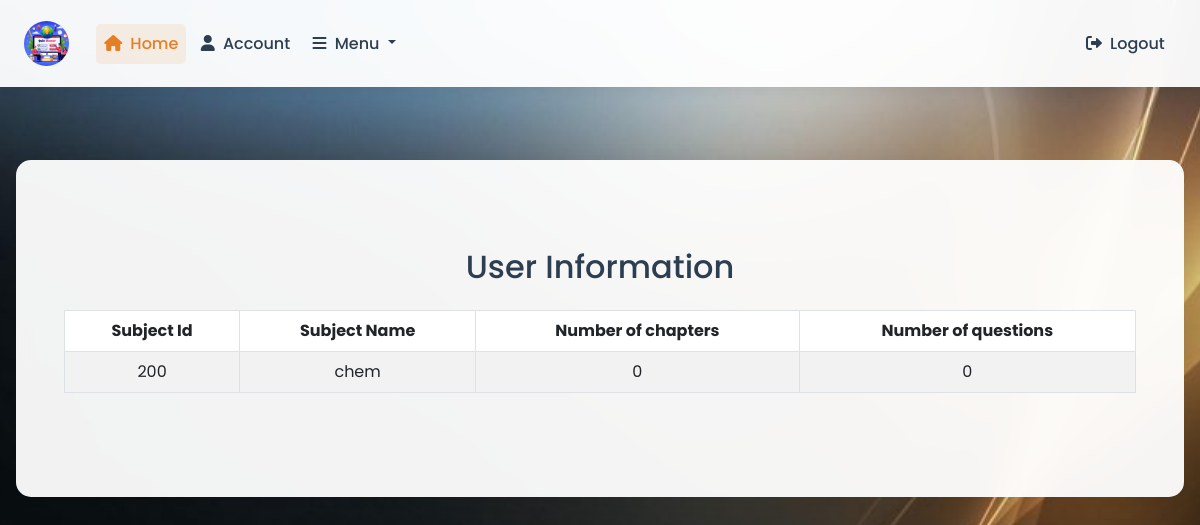
Page /subjects/200 (signed in) on the committed database.
### App/models.py (models this page shows, shortened)
class Subjects(db.Model):
    id = db.Column(db.Integer, primary_key=True)
    name = db.Column(db.String(20), nullable=False)
    no_of_chapters = db.Column(db.Integer, nullable=False, default=0)
    no_of_questions = db.Column(db.Integer, nullable=False, default=0)
    chapters = db.relationship('Chapters', backref='subject', lazy=True)
    questions = db.relationship('Questions', backref='subject', lazy=True)

### App/routes.py (the view)
@app.route('/subjects/<int:sub_id>')
def subject_info(sub_id):
    sub = Subjects.query.get_or_404(sub_id)
    return render_template('Subject_Info.html', title = sub.name, sub=sub)

### App/models.py (called while the page is built)
@login_manager.user_loader
def load_user(user_id):
    return User.query.get(int(user_id))

### App/templates/Subject_Info.html
{% extends "layout.html" %}
{% block content %}
<div class="container my-4">
    <h2 class="text-center mb-4">User Information</h2>
    <diV>
    <table class="table table-bordered table-striped table-hover text-center">
        <thead class="thead-dark">
            <tr>
                <th>Subject Id</th>
                <th>Subject Name</th>
                <th>Number of chapters</th>
                <th>Number of questions</th>
            </tr>
        </thead>
        <tbody>
            <tr>
                <td>{{ sub.id }}</td>
                <td>{{ sub.name }}</td>
                <td>{{ sub.no_of_chapters }}</td>
                <td>{{ sub.no_of_questions }}</td>
            </tr>
        </tbody>
    </table>
    </diV>
</div>
{% endblock content %}

### rows in the picture
Subjects: id "200", name "chem", no_of_chapters "0", no_of_questions "0"
